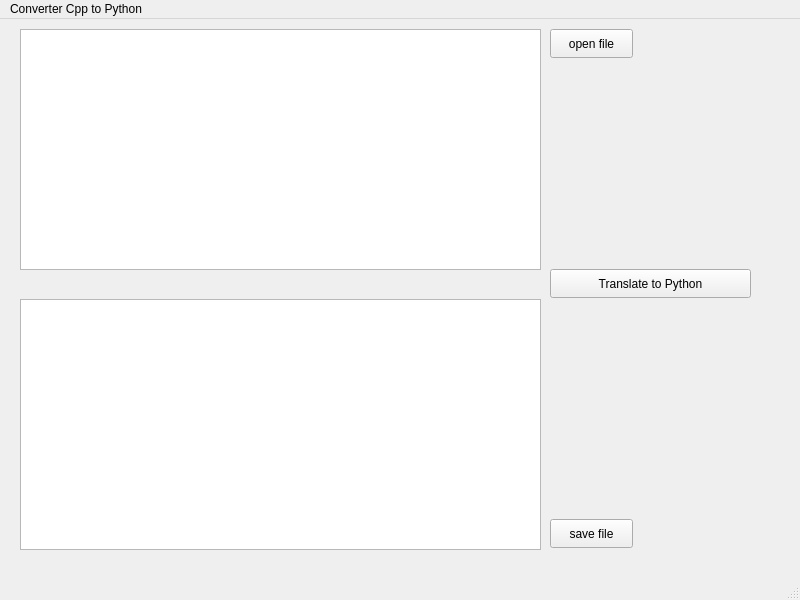
<?xml version="1.0" encoding="UTF-8"?>
<ui version="4.0">
 <class>MainWindow</class>
 <widget class="QMainWindow" name="MainWindow">
  <property name="geometry">
   <rect>
    <x>0</x>
    <y>0</y>
    <width>800</width>
    <height>600</height>
   </rect>
  </property>
  <property name="windowTitle">
   <string>MainWindow</string>
  </property>
  <widget class="QWidget" name="centralwidget">
   <widget class="QPushButton" name="translateButton">
    <property name="geometry">
     <rect>
      <x>550</x>
      <y>250</y>
      <width>201</width>
      <height>29</height>
     </rect>
    </property>
    <property name="text">
     <string>Translate to Python</string>
    </property>
   </widget>
   <widget class="QTextEdit" name="inputBox">
    <property name="geometry">
     <rect>
      <x>20</x>
      <y>10</y>
      <width>521</width>
      <height>241</height>
     </rect>
    </property>
   </widget>
   <widget class="QTextEdit" name="outputBox">
    <property name="geometry">
     <rect>
      <x>20</x>
      <y>280</y>
      <width>521</width>
      <height>251</height>
     </rect>
    </property>
   </widget>
   <widget class="QPushButton" name="openFileButton">
    <property name="geometry">
     <rect>
      <x>550</x>
      <y>10</y>
      <width>83</width>
      <height>29</height>
     </rect>
    </property>
    <property name="text">
     <string>open file</string>
    </property>
   </widget>
   <widget class="QPushButton" name="saveFileButton">
    <property name="geometry">
     <rect>
      <x>550</x>
      <y>500</y>
      <width>83</width>
      <height>29</height>
     </rect>
    </property>
    <property name="text">
     <string>save file</string>
    </property>
   </widget>
  </widget>
  <widget class="QMenuBar" name="menubar">
   <property name="geometry">
    <rect>
     <x>0</x>
     <y>0</y>
     <width>800</width>
     <height>25</height>
    </rect>
   </property>
   <widget class="QMenu" name="menuConverter_Cpp_to_Python">
    <property name="title">
     <string>Converter Cpp to Python</string>
    </property>
   </widget>
   <addaction name="menuConverter_Cpp_to_Python"/>
  </widget>
  <widget class="QStatusBar" name="statusbar"/>
 </widget>
 <resources/>
 <connections/>
</ui>
